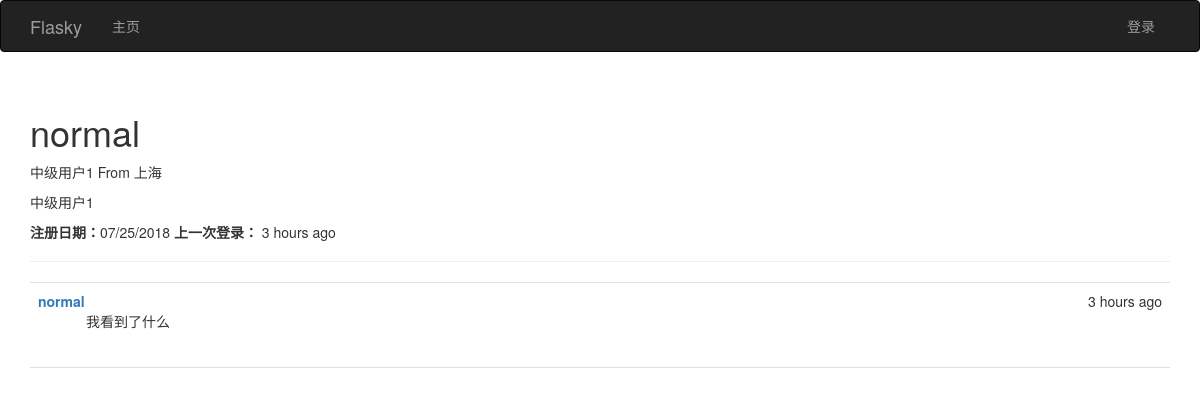
The app's page /user/normal, older data.
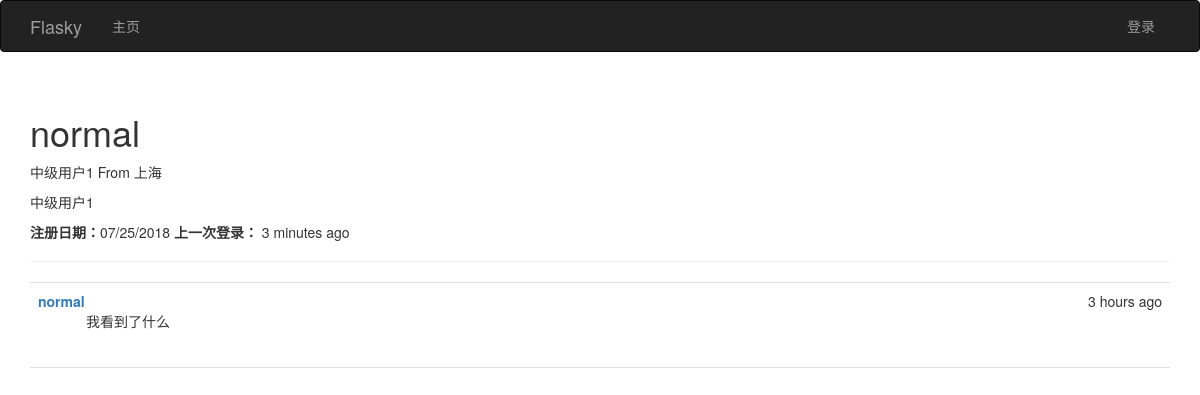
The same page, newer data.
### app/models.py (models this page shows, shortened)
class User(UserMixin, db.Model):
    __tablename__ = 'users'
    id = db.Column(db.Integer, primary_key=True)
    username = db.Column(db.String(64), unique=True, index=True)
    email = db.Column(db.String(64), unique=True,index=True)
    role_id = db.Column(db.Integer, db.ForeignKey('roles.id'))
    password_hash = db.Column(db.String(128))
    confirmed = db.Column(db.Boolean, default= False)
    name = db.Column(db.String(64))
    location = db.Column(db.String(128))
    about_me = db.Column(db.Text())
    member_since = db.Column(db.DateTime(), default=datetime.utcnow)
    last_seen = db.Column(db.DateTime(), default=datetime.utcnow)
    posts = db.relationship('Post', backref='author', lazy='dynamic')
    @property
    def password(self):
        raise AttributeError('password is not a readable attribute')

class Post(db.Model):
    __tablename__ = 'posts'
    id = db.Column(db.Integer, primary_key=True)
    body = db.Column(db.Text)
    timestamp = db.Column(db.DateTime, index=True, default=datetime.utcnow)
    author_id = db.Column(db.Integer, db.ForeignKey('users.id'))

### app/main/views.py (the view)
@main.route('/user/<username>')
def user(username):
    user = User.query.filter_by(username= username).first()
    if user is None:
        abort(404)
    posts = user.posts.order_by(Post.timestamp.desc()).all()
    return render_template('user.html', user=user, posts=posts)

### app/auth/views.py (called while the page is built)
@auth.before_app_request
def before_request():
    if current_user.is_authenticated:
        current_user.ping()
        if not current_user.confirmed and request.endpoint[:5] != 'auth.':
            return redirect(url_for('auth.unconfirmed'))

### app/main/__init__.py (called while the page is built)
@main.app_context_processor
def inject_permissions():
    return dict(Permission=Permission)

### app/models.py (called while the page is built)
    def is_administrator(self):
        return False

### app/templates/user.html (shortened to what this page needs)
{%  extends "base.html" %}
{%  import "bootstrap/wtf.html" as wtf %}
{% block page_content %}
    <div class="page-header">
        <h1>  {{ user.username }} </h1>
        <p>
        {% if user.name %} {{ user.name }}  {% endif %}
         {% if user.location %}
           From  {{ user.location }}
        {% endif %}
        </p>
      {% if user.about_me %}  <p>{{ user.about_me }} </p> {% endif %}
     <p>
         <b>注册日期：</b>{{ moment(user.member_since).format('L') }}
         <b>上一次登录：</b> {{ moment(user.last_seen).fromNow(refresh=True) }}
     </p>
    </div>
      {%  include '_posts.html' %}
{% endblock %}

### app/templates/base.html (shortened to what this page needs)
{% extends "bootstrap/base.html" %}
{% block head %}
{{ super() }}
<link rel="stylesheet" type="text/css" href="{{ url_for('static', filename='style.css') }}">
{% endblock %}
{% block navbar %}
<div class="navbar navbar-inverse" role="navigation">
    <div class="container">
        <div class="navbar-header">
            <a class="navbar-brand" href="{{ url_for('main.index') }}">Flasky</a>
        </div>
        <div class="navbar-collapse collapse">
            <ul class="nav navbar-nav">
                <li><a href="{{ url_for('main.index') }}">主页</a></li>
            </ul>
            <ul class="nav navbar-nav navbar-right">
                {% if current_user.is_authenticated %}
                <li class="dropdown">
                <a href="#" class="dropdown-toggle" data-toggle="dropdown">账户- {{ current_user.username }} <b class="caret"></b></a>
                     <ul class="dropdown-menu">
                    <li><a href="{{ url_for('auth.change_password') }}">修改密码</a></li>
                     <li><a href="{{ url_for('auth.change_email_request') }}">修改Email</a></li>
                     <li><a href="{{ url_for('auth.logout') }}">登出</a></li>
                    </ul>
                </li>
                {% else %}
                <li><a href="{{ url_for('auth.login') }}">登录</a></li>
                {% endif %}
            </ul>
        </div>
    </div>
</div>
{% endblock %}
{% block content %}
<div class="container">
    {% block page_content %}{% endblock %}
</div>
{% endblock %}

### app/templates/_posts.html
  <ul class="posts">
        {% for post in posts %}
            <li class="post">
                <div class="post-date">
                    {{ moment(post.timestamp).fromNow() }}
                </div>
                <div class="post-author">
                    <a href="{{ url_for('.user', username=post.author.username) }}">{{ post.author.username }}</a>
                </div>
                <div class="post-content">
                    {{ post.body }}
                </div>
            </li>
        {% endfor %}
    </ul>

### app/static/style.css (style rules this page uses)
ul.posts { list-style-type: none; padding: 0px; margin: 16px 0px 0px 0px; border-top: 1px solid #e0e0e0; }
ul.posts li.post { padding: 8px; border-bottom: 1px solid #e0e0e0; }
div.post-date { float: right; }
div.post-author { font-weight: bold; }
div.post-content { margin-left: 48px; min-height: 48px; }

Row changes from the older to the newer data that the page shows:
changed User "normal": last_seen "3 hours ago" → "3 minutes ago"
